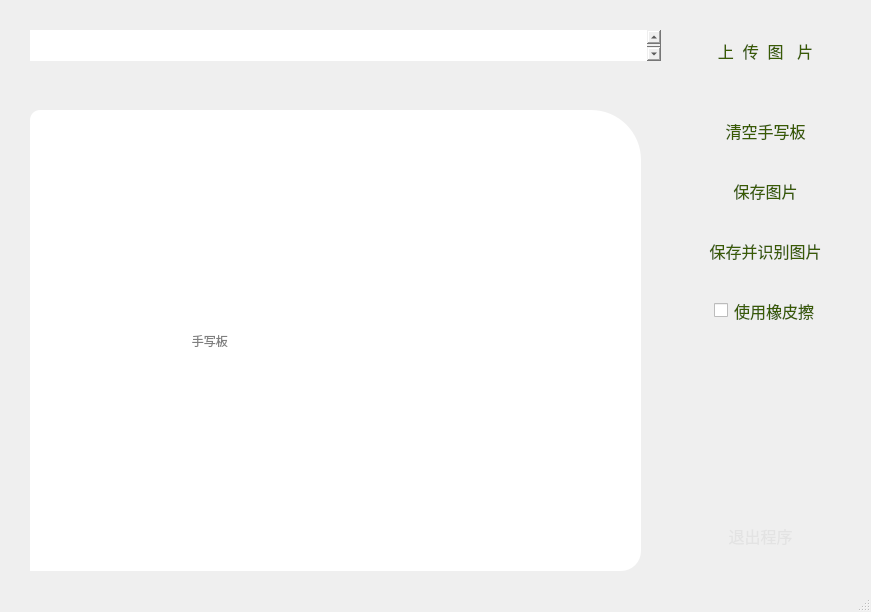
<?xml version="1.0" encoding="UTF-8"?>
<ui version="4.0">
 <class>MainWindow</class>
 <widget class="QMainWindow" name="MainWindow">
  <property name="geometry">
   <rect>
    <x>0</x>
    <y>0</y>
    <width>871</width>
    <height>612</height>
   </rect>
  </property>
  <property name="windowTitle">
   <string>MainWindow</string>
  </property>
  <property name="styleSheet">
   <string notr="true">QMainWindow {
    background-color:rgb(27, 47, 117)
	border-bottom-left-radius: 50px;
	border-top-left-radius: 10px;
	border-bottom-right-radius:20px;
	border-top-right-radius:50px;
	
}
</string>
  </property>
  <property name="iconSize">
   <size>
    <width>60</width>
    <height>24</height>
   </size>
  </property>
  <widget class="QWidget" name="centralwidget">
   <property name="styleSheet">
    <string notr="true">QWidget {
    background-color:rgb(2, 21, 85)
	border-bottom-left-radius: 50px;
	border-top-left-radius: 10px;
	border-bottom-right-radius:20px;
	border-top-right-radius:50px;
	
}
</string>
   </property>
   <widget class="QLineEdit" name="lineEdit">
    <property name="geometry">
     <rect>
      <x>30</x>
      <y>110</y>
      <width>611</width>
      <height>461</height>
     </rect>
    </property>
    <property name="styleSheet">
     <string notr="true">QLineEditor {
	border-bottom-left-radius:20px;
	border-top-left-radius:20px;
	border-bottom-right-radius:20px;
	border-top-right-radius:20px;
	
}
 

</string>
    </property>
    <property name="placeholderText">
     <string>                                                手写板</string>
    </property>
   </widget>
   <widget class="QPushButton" name="uploadbutten">
    <property name="geometry">
     <rect>
      <x>680</x>
      <y>30</y>
      <width>171</width>
      <height>41</height>
     </rect>
    </property>
    <property name="styleSheet">
     <string notr="true">QPushButton {
    background-color:qlineargradient(spread:pad, x1:0, y1:0, x2:1, y2:0, 
    stop:0 rgb(231, 255, 246), stop:1 rgb(255, 250, 235));
	color:rgb(57, 91, 3);
border-bottom-left-radius:20px;
	border-top-left-radius:20px;
	border-bottom-right-radius:20px;
	border-top-right-radius:20px;
	font-size: 16px;
	
}
 
QPushButton:hover {
    background-color: qlineargradient(spread:pad, x1:0, y1:0, x2:1, y2:0, 
    stop:0 rgb(247, 233, 255), stop:1 rgb(237, 255, 245));
	color:white;
}
QPushButton:pressed{
	background-color: rgb(228, 255, 237);
	color:white;
}</string>
    </property>
    <property name="text">
     <string>上  传  图   片</string>
    </property>
   </widget>
   <widget class="QPushButton" name="clearbutton">
    <property name="geometry">
     <rect>
      <x>680</x>
      <y>110</y>
      <width>171</width>
      <height>41</height>
     </rect>
    </property>
    <property name="styleSheet">
     <string notr="true">QPushButton {
    background-color:qlineargradient(spread:pad, x1:0, y1:0, x2:1, y2:0, 
    stop:0 #cbffe8, stop:1 #faff98);
	color:rgb(57, 91, 3);
    padding: 4px;
    min-width: 65px;
    min-height: 12px;
	border-bottom-left-radius:20px;
	border-top-left-radius:20px;
	border-bottom-right-radius:20px;
	border-top-right-radius:20px;
	font-size: 16px;
}
 
QPushButton:hover {
    background-color: qlineargradient(spread:pad, x1:0, y1:0, x2:1, y2:0, 
    stop:0 #FF6465, stop:1 #9198FF);
	color:white;
}
QPushButton:pressed{
	background-color: rgb(65, 65, 65);
	color:white;
}</string>
    </property>
    <property name="text">
     <string>清空手写板</string>
    </property>
   </widget>
   <widget class="QPushButton" name="savebutton">
    <property name="geometry">
     <rect>
      <x>680</x>
      <y>170</y>
      <width>171</width>
      <height>41</height>
     </rect>
    </property>
    <property name="styleSheet">
     <string notr="true">QPushButton {
    background-color:qlineargradient(spread:pad, x1:0, y1:0, x2:1, y2:0, 
    stop:0 rgb(199, 246, 255), stop:1 rgb(255, 152, 233));
	color:rgb(57, 91, 3);
    padding: 4px;
    min-width: 65px;
    min-height: 12px;
	border-bottom-left-radius:20px;
	border-top-left-radius:20px;
	border-bottom-right-radius:20px;
	border-top-right-radius:20px;
	font-size: 16px;
}
 
QPushButton:hover {
    background-color: qlineargradient(spread:pad, x1:0, y1:0, x2:1, y2:0, 
    stop:0 #FF6465, stop:1 #9198FF);
	color:white;
}
QPushButton:pressed{
	background-color: rgb(65, 65, 65);
	color:white;
}</string>
    </property>
    <property name="text">
     <string>保存图片</string>
    </property>
   </widget>
   <widget class="QPushButton" name="reconizbutton">
    <property name="geometry">
     <rect>
      <x>680</x>
      <y>230</y>
      <width>171</width>
      <height>41</height>
     </rect>
    </property>
    <property name="styleSheet">
     <string notr="true">QPushButton {
    background-color:qlineargradient(spread:pad, x1:0, y1:0, x2:1, y2:0, 
    stop:0 rgb(199, 246, 255), stop:1 rgb(255, 152, 233));
	color:rgb(57, 91, 3);
    padding: 4px;
    min-width: 65px;
    min-height: 12px;
	border-bottom-left-radius:20px;
	border-top-left-radius:20px;
	border-bottom-right-radius:20px;
	border-top-right-radius:20px;
	font-size: 16px;
}
 
QPushButton:hover {
    background-color: qlineargradient(spread:pad, x1:0, y1:0, x2:1, y2:0, 
    stop:0 #FF6465, stop:1 #9198FF);
	color:white;
}
QPushButton:pressed{
	background-color: rgb(65, 65, 65);
	color:white;
}</string>
    </property>
    <property name="text">
     <string>保存并识别图片</string>
    </property>
   </widget>
   <widget class="QPushButton" name="exitbutton">
    <property name="geometry">
     <rect>
      <x>700</x>
      <y>500</y>
      <width>121</width>
      <height>71</height>
     </rect>
    </property>
    <property name="styleSheet">
     <string notr="true">QPushButton {
    background-color:qlineargradient(spread:pad, x1:0, y1:0, x2:1, y2:0, 
    stop:0 #e66465, stop:1 #9198e5);
	color:rgb(227, 227, 227);
    padding: 4px;
    min-width: 65px;
    min-height: 12px;
	border-bottom-left-radius:30px;
	border-top-left-radius:30px;
	border-bottom-right-radius:30px;
	border-top-right-radius:30px;
	font-size: 16px;
}
 
QPushButton:hover {
    background-color: qlineargradient(spread:pad, x1:0, y1:0, x2:1, y2:0, 
    stop:0 #FF6465, stop:1 #9198FF);
	color:white;
}
QPushButton:pressed{
	background-color: rgb(65, 65, 65);
	color:white;
}</string>
    </property>
    <property name="text">
     <string>退出程序</string>
    </property>
   </widget>
   <widget class="QCheckBox" name="checkBox">
    <property name="geometry">
     <rect>
      <x>710</x>
      <y>290</y>
      <width>121</width>
      <height>41</height>
     </rect>
    </property>
    <property name="styleSheet">
     <string notr="true">QCheckBox {
  
	color:rgb(57, 91, 3);
    padding: 4px;
    min-width: 65px;
    min-height: 12px;
	border-bottom-left-radius:3px;
	border-top-left-radius:3px;
	border-bottom-right-radius:3px;
	border-top-right-radius:3px;
	font-size: 16px;
}
 
</string>
    </property>
    <property name="text">
     <string>使用橡皮擦</string>
    </property>
   </widget>
   <widget class="QPlainTextEdit" name="plainTextEdit">
    <property name="geometry">
     <rect>
      <x>30</x>
      <y>30</y>
      <width>631</width>
      <height>31</height>
     </rect>
    </property>
    <property name="styleSheet">
     <string notr="true">QPlainTextEdit{
border-bottom-left-radius:20px;
	border-top-left-radius:20px;
	border-bottom-right-radius:20px;
	border-top-right-radius:20px;
	font-size: 20px;
}</string>
    </property>
    <property name="placeholderText">
     <string/>
    </property>
   </widget>
   <widget class="Line" name="line">
    <property name="geometry">
     <rect>
      <x>0</x>
      <y>85</y>
      <width>871</width>
      <height>21</height>
     </rect>
    </property>
    <property name="orientation">
     <enum>Qt::Horizontal</enum>
    </property>
   </widget>
  </widget>
  <widget class="QStatusBar" name="statusbar"/>
 </widget>
 <resources/>
 <connections/>
</ui>
